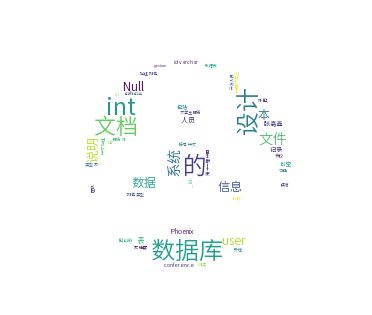

The script that drew this image:
from wordcloud import WordCloud
import csv
import matplotlib.pyplot as plt
from imageio import imread
import jieba.analyse


class WordCloudGenerator:

    text_path = r'各位加油队-A12基于手势识别的会议控制系统-数据库设计文档.txt'
    mask_path = r'院徽透明.png'

    def cut_word(self):
        with open(self.text_path, 'r', encoding='utf-8') as file:
            file = file.read()
            cut_text = " ".join(jieba.cut(file))
        return cut_text

    # 统计词频
    '''
    csv文件格式
    <词> <次数>
    '''
    def read_csv_to_dict(self) -> dict:
        dic = {}
        with open(self.csv_path, 'r', encoding='utf-8') as csv_file:
            reader = csv.reader(csv_file)
            for columns in reader:
                dic[columns[0]] = int(columns[1])
        return dic

    def analysis_content(self, words):
        mask = imread(self.mask_path)
        wc = WordCloud(
            # 设置字体，不然会出现口字乱码，文字的路径是电脑的字体一般路径，可以换成别的
            font_path='SourceHanSansCN-Normal.ttf',
            # 设置了背景，宽高
            background_color="white",
            width=1000,
            height=880,
            mask=mask

        ).generate(words)
        wc.to_file('wordCloud.png')

        plt.imshow(wc)
        plt.axis('off')
        plt.show()


if __name__ == '__main__':

    wordcloud = WordCloudGenerator()
    wordStr = wordcloud.cut_word()
    wordcloud.analysis_content(wordStr)
